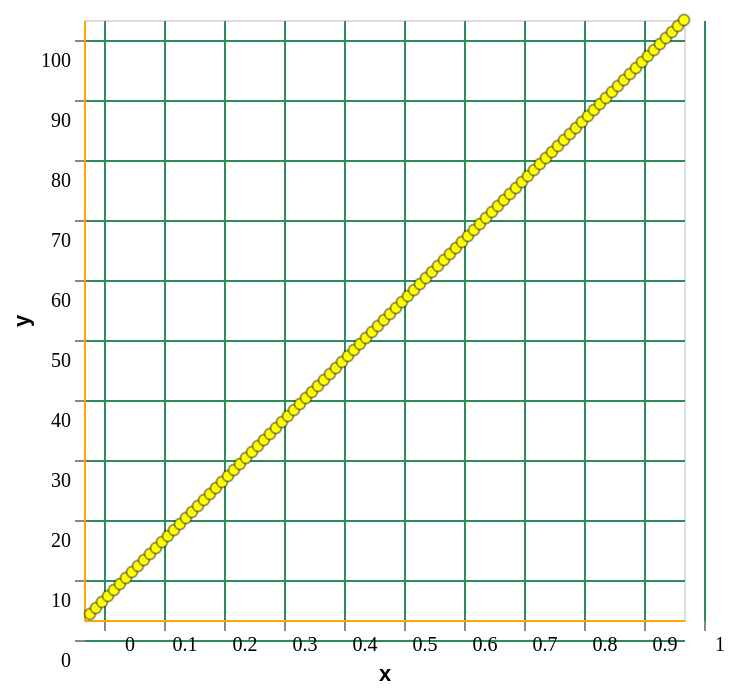

The specification (Vega-Lite) saved for this image:
### Vega-Lite specification from a JSON file in a GitHub repository (floating-point values rounded to 4 significant figures)
{"$schema": "https://vega.github.io/schema/vega-lite/v5.json", "config": {"axisQuantitative": {"domainColor": "orange", "gridColor": "seagreen", "labelFont": "Comic Sans MS", "labelOffset": 10, "tickOffset": 10}, "axisTemporal": {"domainColor": "brown", "domainDash": [4, 2], "grid": false, "labelColor": "purple"}, "line": {"stroke": "gray", "strokeWidth": 2}, "point": {"fill": "yellow", "stroke": "black", "strokeOpacity": 0.4, "strokeWidth": 1}}, "data": {"values": [{"catX": "1", "x": 1, "y": 1}, {"catX": "2", "x": 2, "y": 2}, {"catX": "3", "x": 3, "y": 3}, {"catX": "4", "x": 4, "y": 4}, {"catX": "5", "x": 5, "y": 5}, {"catX": "6", "x": 6, "y": 6}, {"catX": "7", "x": 7, "y": 7}, {"catX": "8", "x": 8, "y": 8}, {"catX": "9", "x": 9, "y": 9}, {"catX": "10", "x": 10, "y": 10}, {"catX": "11", "x": 11, "y": 11}, {"catX": "12", "x": 12, "y": 12}, {"catX": "13", "x": 13, "y": 13}, {"catX": "14", "x": 14, "y": 14}, {"catX": "15", "x": 15, "y": 15}, {"catX": "16", "x": 16, "y": 16}, {"catX": "17", "x": 17, "y": 17}, {"catX": "18", "x": 18, "y": 18}, {"catX": "19", "x": 19, "y": 19}, {"catX": "20", "x": 20, "y": 20}, {"catX": "21", "x": 21, "y": 21}, {"catX": "22", "x": 22, "y": 22}, {"catX": "23", "x": 23, "y": 23}, {"catX": "24", "x": 24, "y": 24}, {"catX": "25", "x": 25, "y": 25}, {"catX": "26", "x": 26, "y": 26}, {"catX": "27", "x": 27, "y": 27}, {"catX": "28", "x": 28, "y": 28}, {"catX": "29", "x": 29, "y": 29}, {"catX": "30", "x": 30, "y": 30}, {"catX": "31", "x": 31, "y": 31}, {"catX": "32", "x": 32, "y": 32}, {"catX": "33", "x": 33, "y": 33}, {"catX": "34", "x": 34, "y": 34}, {"catX": "35", "x": 35, "y": 35}, {"catX": "36", "x": 36, "y": 36}, {"catX": "37", "x": 37, "y": 37}, {"catX": "38", "x": 38, "y": 38}, {"catX": "39", "x": 39, "y": 39}, {"catX": "40", "x": 40, "y": 40}, {"catX": "41", "x": 41, "y": 41}, {"catX": "42", "x": 42, "y": 42}, {"catX": "43", "x": 43, "y": 43}, {"catX": "44", "x": 44, "y": 44}, {"catX": "45", "x": 45, "y": 45}, {"catX": "46", "x": 46, "y": 46}, {"catX": "47", "x": 47, "y": 47}, {"catX": "48", "x": 48, "y": 48}, {"catX": "49", "x": 49, "y": 49}, {"catX": "50", "x": 50, "y": 50}, {"catX": "51", "x": 51, "y": 51}, {"catX": "52", "x": 52, "y": 52}, {"catX": "53", "x": 53, "y": 53}, {"catX": "54", "x": 54, "y": 54}, {"catX": "55", "x": 55, "y": 55}, {"catX": "56", "x": 56, "y": 56}, {"catX": "57", "x": 57, "y": 57}, {"catX": "58", "x": 58, "y": 58}, {"catX": "59", "x": 59, "y": 59}, {"catX": "60", "x": 60, "y": 60}, {"catX": "61", "x": 61, "y": 61}, {"catX": "62", "x": 62, "y": 62}, {"catX": "63", "x": 63, "y": 63}, {"catX": "64", "x": 64, "y": 64}, {"catX": "65", "x": 65, "y": 65}, {"catX": "66", "x": 66, "y": 66}, {"catX": "67", "x": 67, "y": 67}, {"catX": "68", "x": 68, "y": 68}, {"catX": "69", "x": 69, "y": 69}, {"catX": "70", "x": 70, "y": 70}, {"catX": "71", "x": 71, "y": 71}, {"catX": "72", "x": 72, "y": 72}, {"catX": "73", "x": 73, "y": 73}, {"catX": "74", "x": 74, "y": 74}, {"catX": "75", "x": 75, "y": 75}, {"catX": "76", "x": 76, "y": 76}, {"catX": "77", "x": 77, "y": 77}, {"catX": "78", "x": 78, "y": 78}, {"catX": "79", "x": 79, "y": 79}, {"catX": "80", "x": 80, "y": 80}, {"catX": "81", "x": 81, "y": 81}, {"catX": "82", "x": 82, "y": 82}, {"catX": "83", "x": 83, "y": 83}, {"catX": "84", "x": 84, "y": 84}, {"catX": "85", "x": 85, "y": 85}, {"catX": "86", "x": 86, "y": 86}, {"catX": "87", "x": 87, "y": 87}, {"catX": "88", "x": 88, "y": 88}, {"catX": "89", "x": 89, "y": 89}, {"catX": "90", "x": 90, "y": 90}, {"catX": "91", "x": 91, "y": 91}, {"catX": "92", "x": 92, "y": 92}, {"catX": "93", "x": 93, "y": 93}, {"catX": "94", "x": 94, "y": 94}, {"catX": "95", "x": 95, "y": 95}, {"catX": "96", "x": 96, "y": 96}, {"catX": "97", "x": 97, "y": 97}, {"catX": "98", "x": 98, "y": 98}, {"catX": "99", "x": 99, "y": 99}, {"catX": "100", "x": 100, "y": 100}]}, "encoding": {"x": {"axis": {"labelExpr": "datum.value / 100"}, "field": "x", "type": "quantitative"}, "y": {"field": "y", "type": "quantitative"}}, "mark": {"point": true, "type": "line"}}
